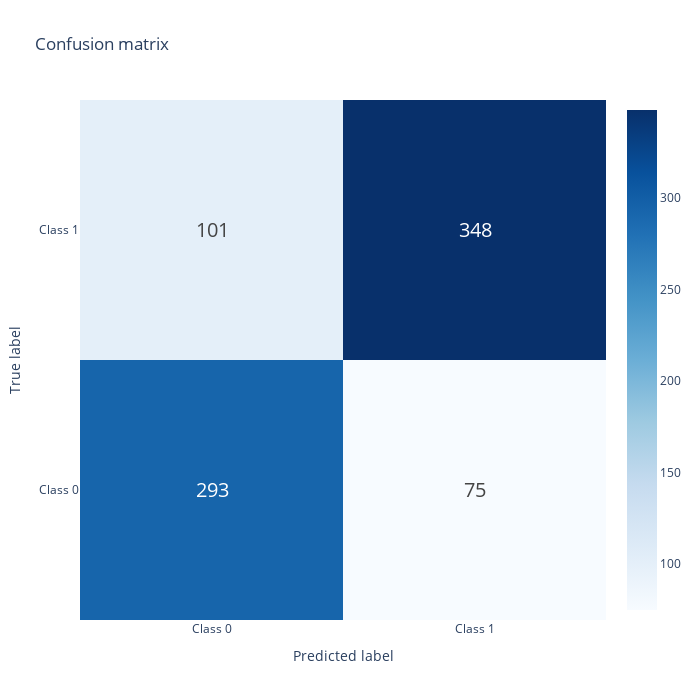
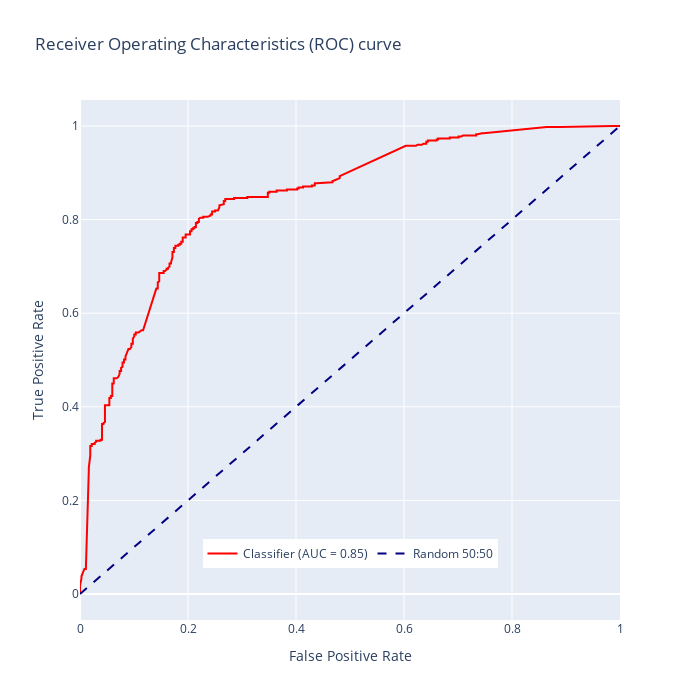

Write notebook code for charts like these, in order.
### Markdown cell above
##### Initial run of the blending model

### Code cell
#Separate final X and y - Features and target
X_final = data3.iloc[:,:-1].values
y_final = data3.iloc[:,-1].values

Blnd = Blending(X_final, y_final, basemodels, blender, valsize=0.20)
acc, f1score, ypred, yprob, yfull = Blnd.runBlendingEnsemble()

print(f"Accuracy Score: {acc: .1%}, f1score: {f1score:.1%}")

### Figure 1 — Plotly figure (JSON) as saved in the notebook; plotly's stock layout.template omitted (floating-point values rounded to 4 significant figures)
{"data": [{"colorscale": [[0.0, "rgb(247,251,255)"], [0.125, "rgb(222,235,247)"], [0.25, "rgb(198,219,239)"], [0.375, "rgb(158,202,225)"], [0.5, "rgb(107,174,214)"], [0.625, "rgb(66,146,198)"], [0.75, "rgb(33,113,181)"], [0.875, "rgb(8,81,156)"], [1.0, "rgb(8,48,107)"]], "textfont": {"size": 20}, "texttemplate": "%{z}", "x": ["Class 0", "Class 1"], "y": ["Class 0", "Class 1"], "z": [[293, 75], [101, 348]], "type": "heatmap"}], "layout": {"xaxis": {"title": {"text": "Predicted label"}, "showgrid": false}, "yaxis": {"title": {"text": "True label"}, "showgrid": false}, "title": {"text": "Confusion matrix"}, "width": 700, "height": 700}}

### Figure 2 — Plotly figure (JSON) as saved in the notebook; plotly's stock layout.template omitted (floating-point values rounded to 4 significant figures; data arrays with more than 128 entries replaced by an {"elided": "..."} marker saying what was removed)
{"data": [{"line": {"color": "red", "width": 2}, "mode": "lines", "name": "Classifier (AUC = 0.85)", "x": {"elided": "215 float values"}, "y": {"elided": "215 float values"}, "type": "scatter"}, {"line": {"color": "navy", "dash": "dash", "width": 2}, "mode": "lines", "name": "Random 50:50", "x": [0.0, 1], "y": [0.0, 1], "type": "scatter"}], "layout": {"xaxis": {"title": {"text": "False Positive Rate"}, "scaleanchor": "x", "scaleratio": 1}, "yaxis": {"title": {"text": "True Positive Rate"}, "scaleanchor": "y", "scaleratio": 1}, "legend": {"orientation": "h", "yanchor": "bottom", "y": 0.1, "xanchor": "center", "x": 0.5}, "title": {"text": "Receiver Operating Characteristics (ROC) curve"}, "width": 700, "height": 700}}
